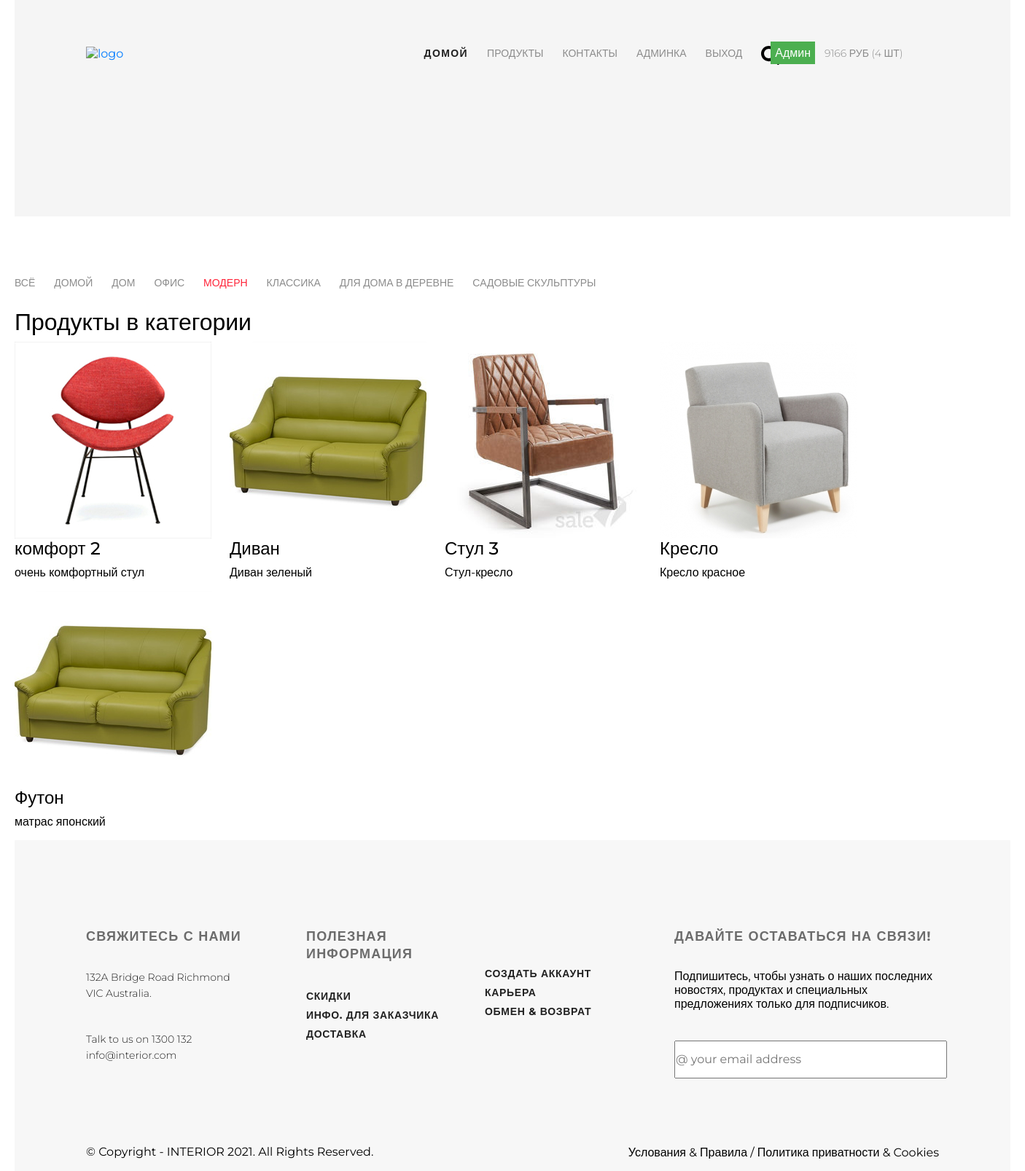
Page /category/3 (signed in) on the earlier database version.
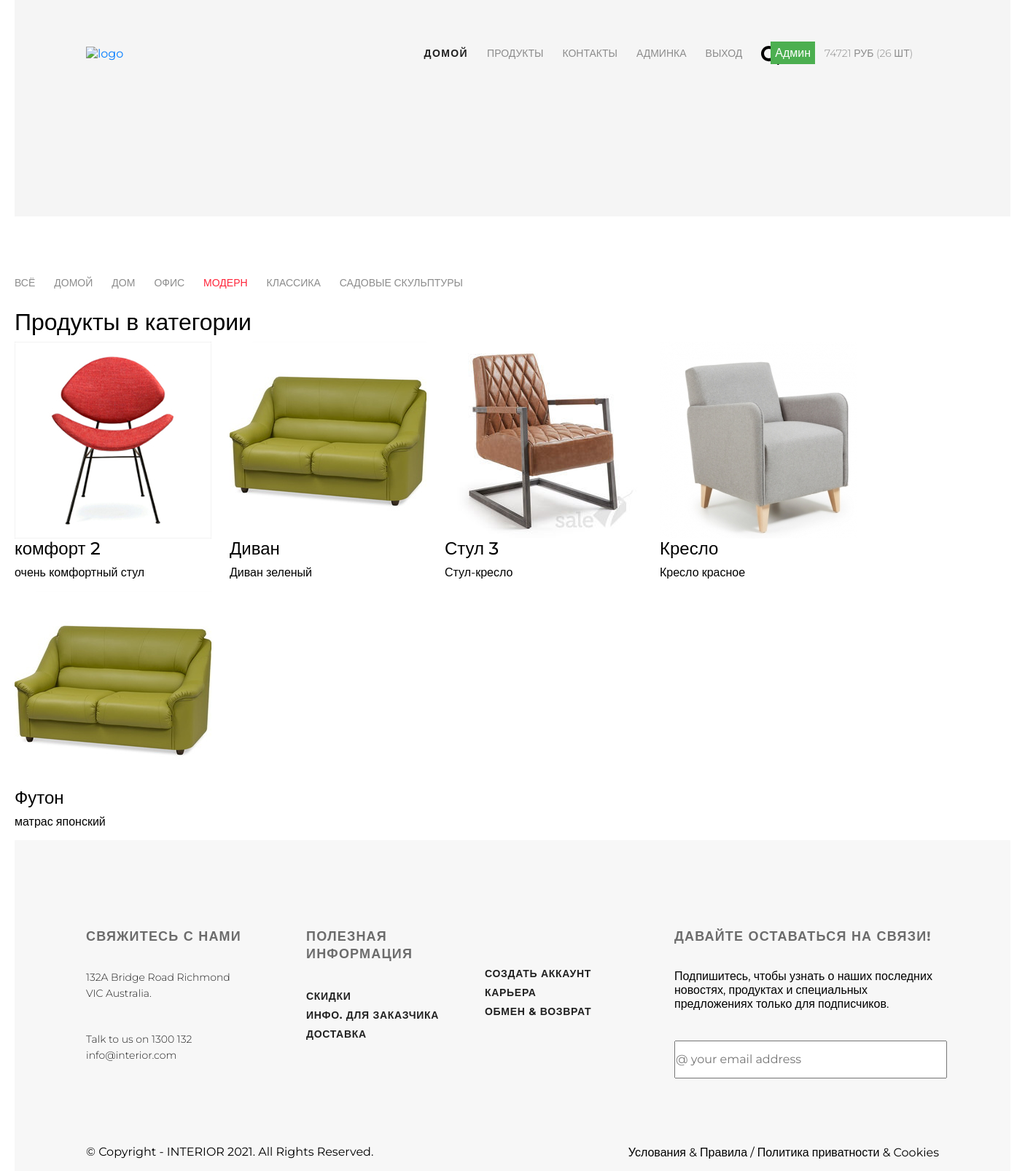
Same page on the later database version.
### basketapp/models.py (models this page shows, shortened)
class Basket(models.Model):
    user = models.ForeignKey(ShopUser, on_delete=models.CASCADE,
                             related_name='basket')
    product = models.ForeignKey(Product, on_delete=models.CASCADE)
    quantity = models.PositiveIntegerField('количество', default=0)
    add_datetime = models.DateTimeField('время', auto_now_add=True)
    @property
    def product_cost(self):
        return self.product.price * self.quantity
    @property
    def total_quantity(self):
        return sum(map(lambda x: x.quantity, self.user.basket.all()))
    @property
    def total_cost(self):
        return sum(map(lambda x: x.product_cost, self.user.basket.all()))

### authapp/models.py (models this page shows, shortened)
class ShopUser(AbstractUser):
    age = models.PositiveSmallIntegerField(verbose_name='возраст', null=True)
    avatar = models.ImageField(upload_to='users_avatars', blank=True)
    activation_key = models.CharField(max_length=128, blank=True)
    activation_key_expires = models.DateTimeField(default=get_activation_key_expires)

### firstapp/models.py (models this page shows, shortened)
class Product(models.Model):
    category = models.ForeignKey(ProductCategory,
                                 verbose_name='Категория продукта',
                                 on_delete=models.CASCADE)
    name = models.CharField(verbose_name='Имя продукта', max_length=128)
    image = models.ImageField(upload_to='products_images', blank=True)
    short_desc = models.CharField('Краткое описание продукта', max_length=64, blank=True)
    description = models.TextField('Описание продукта', blank=True)
    price = models.DecimalField('Цена продукта', max_digits=8, decimal_places=2, null=True)
    quantity = models.PositiveIntegerField('Количество на складе', default=0)
    is_active = models.BooleanField(default=True)

class ProductCategory(models.Model):
    name = models.CharField('Имя категории', max_length=64)
    description = models.TextField('Описание категорий', blank=True)
    is_active = models.BooleanField(default=True)

### firstapp/views.py (the view)
# urls.py: re_path('category/(?P<pk>\d+)', firstapp.category, name='category'),
def category(request, pk):
    categories = ProductCategory.objects.all()
    if pk == '0':
        category = {'pk': 0, 'name': 'Все'}
        products = Product.objects.all()
    else:
        category = get_object_or_404(ProductCategory, pk=pk)
        products = category.product_set.all()
    context = {
        'categories': categories,
        'products': products,
    }
    return render(request, 'firstapp/categories_products.html', context)

### basketapp/context_processors.py (called while the page is built)
def basket(request):
    if request.user.is_authenticated:
        basket = request.user.basket.all()
    else:
        basket = []
    return {
        'basket': basket,
    }

### firstapp/templates/firstapp/categories_products.html (shortened to what this page needs)
{% extends 'firstapp/base.html' %}
{% block conteiner %}
<div class="container">
    <div class="prod-header padding-site menu-container">
        <div class="header clearfix ">
                <div class="hero-white">
        {% include 'firstapp/includes/inc__main_menu.html' %}
    </div>
            <a href=""><img src="/static/img/logo.svg" alt="logo"></a>
                   </div>
    </div>
    <div class="details">
        {% include 'firstapp/includes/inc__category_menu.html' %}
        <div class="related featured-main">
            <div class="title clearfix">
                <h2>Продукты в категории {{ categories.name }}</h2>
            </div>
            <div class="related-products clearfix featured-prod">
                {% for product in products %}
                    <div class="featured-prod">
                        <div class="featured-back">
                            <div class="featured-back-circle">
                            </div>
                            <div class="featured-text">
                                <h2 class="featured-h2">{{ product.name }}</h2>
                                <p class="featured-content">Seat and back with upholstery made of cold cure foam</p>
                            </div>
                        </div>
                        <div class="featured-front">
                            <a href="{% url 'basket:add' product.pk %}">
                            <img src="/media/{{ product.image }}" alt=""></a>
                        </div>
                            <div class="text clearfix">
                                <h4>{{ product.name }}</h4>
                                <p>{{ product.short_desc }}</p>
                            </div>
                    </div>
                {% endfor %}
            </div>
        </div>
    </div>
</div>
{% endblock %}

### firstapp/templates/firstapp/includes/inc__main_menu.html (shortened to what this page needs)
<ul class="menu clearfix">
    <li class="menu-list"><a href="{% url 'main:index' %}" class="menu-link menu-link-active">ДОМОЙ</a></li>
    <li class="menu-list"><a href="{% url 'main:products' %}" class="menu-link">ПРОДУКТЫ</a></li>
    <li class="menu-list"><a href="{% url 'main:contacts' %}" class="menu-link">КОНТАКТЫ</a></li>
    {% if user.is_superuser %}
        <li class="menu-list">
            <a href="{% url 'my_admin:index' %}" class="menu-link">
                админка
            </a>
        </li>
    {% endif %}
    {% if user.is_authenticated %}
        <li class="menu-list">
            <a href="{% url 'auth:logout' %}" class="menu-link">
                выход
            </a>
        </li>
    {% else %}
        <li class="menu-list">
            <a href="{% url 'auth:login' %}" class="menu-link">
                вход
            </a>
        </li>
    {% endif %}
    <li class="menu-list"><a href="#" class="menu-link"><img src="/static/img/search.svg" alt="search"></a>
    </li>
    {% if user.is_authenticated %}
        <li class="menu-list">
            <div class="dropdown">
                <a class="dropbtn" href="" data-toggle="dropdown">
                    {{ user.first_name|default:'пользователь'|title }}
                </a>
            </div>
        </li>
    {% endif %}
    {% if user.is_authenticated and basket %}
        <li class="menu-list">
            <a href="{% url 'basket:index' %}" class="basket menu-link">
            <span>{{ basket.0.total_cost|floatformat:0 }} руб
                ({{ basket.0.total_quantity }} шт)</span>
            </a>
        </li>
    {% endif %}
</ul>

### firstapp/templates/firstapp/includes/inc__category_menu.html
<ul class="prod-range-menu clearfix">
    <li class="product-list product-link-active"><a href="{% url 'main:category' 0 %}">ВСЁ</a>
    <li class="product-list"><a href="#">ДОМОЙ</a>
        {% for category in categories %}
            <li class="product-list"><a href="{% url 'main:category' category.pk %}"
                                        class="{% if request.resolver_match.kwargs.pk|add:0 == category.pk %}prod-range-menu-active{% endif %}">{{ category.name }}</a>
        {% endfor %}
</ul>

Differences in the rows shown:
removed Basket: user+product+quantity "9166", user+quantity "4"
removed ProductCategory: name "ДЛЯ ДОМА В ДЕРЕВНЕ"
added Basket: user+product+quantity "74721", user+quantity "26"
